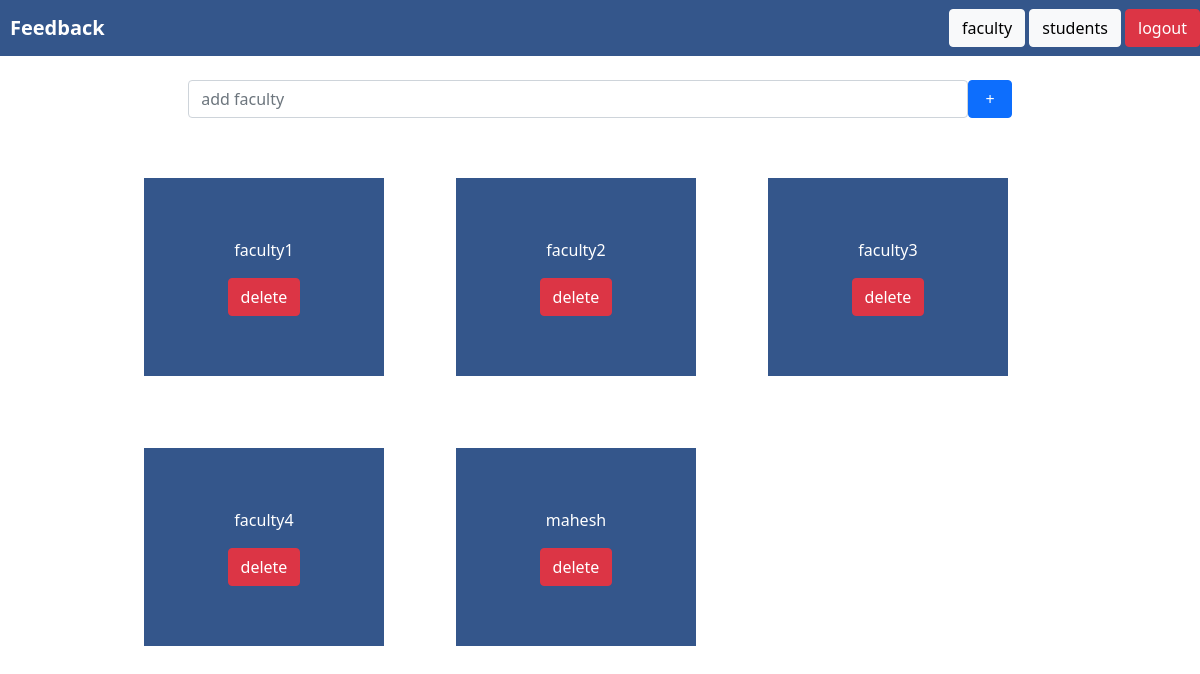
The page /faculty/ (signed in) on the database its author committed.
### feedbackapp/models.py (models this page shows)
class FacultyModel(models.Model):
    name = models.TextField()

### feedbackapp/views.py (the view)
# urls.py: path('faculty/',facultyview,name='facultypage'),
def facultyview(request):
    if request.user.is_superuser:
        if request.user.is_authenticated:
            context = {'faculties' : FacultyModel.objects.all()}
            return render(request,"feedbackapp/faculty.html",context)

### templates/feedbackapp/faculty.html (shortened to what this page needs)
{% extends "base.html" %}
{% load static %}
{% block content %}
<nav class="navbar justify-content-between" style="background-color: #34568B;">
    <a href="{% url 'homepage' %}" class="navbar-brand" style="margin-left: 10px;font-weight: bold;color: white">Feedback</a>
    <form class="form-inline" method="post" action="{% url "logoutstaff" %}">
        <a class="btn btn-light" href="{% url "facultypage" %}">faculty</a>
        <a class="btn btn-light" href="/staff/students/">students</a>
        <input type="submit" value="logout" href="#" class="btn btn-danger"></input>
    </form>
  </nav>
<form method="post" action="{% url 'addfaculty' %}">
    <div style="padding: 2vw;" class="d-flex justify-content-center">
        <input name="faculty" placeholder="add faculty" style="width:65vw;" type="text" class="form-control">
            <input class="btn btn-primary" value=" + " type="submit">
    </div>
</form>
    <div style="width: 100vw;" class="d-flex justify-content-center">
        <div style="width:80vw;" class="d-flex justify-content-center text-center">
            <div class="row justify-content-left">
                {% for faculty in faculties %}
                    <div id="facultybox" style="width: 20vw;">
                        <p>{{faculty.name}}</p>
                        <a href="/faculty/delete/{{faculty.id}}/" class="btn btn-danger">delete</a>
                    </div>
                {% endfor %}
            </div>
        </div>
    </div>
{% endblock %}

### templates/feedbackapp/faculty.html (style rules this page uses)
#facultybox { background-color:#34568B; padding: 5vw; margin: 3vw; color: white; }

### rows shown on the page
FacultyModel: name "faculty1"
FacultyModel: name "faculty2"
FacultyModel: name "faculty3"
FacultyModel: name "faculty4"
FacultyModel: name "mahesh"
